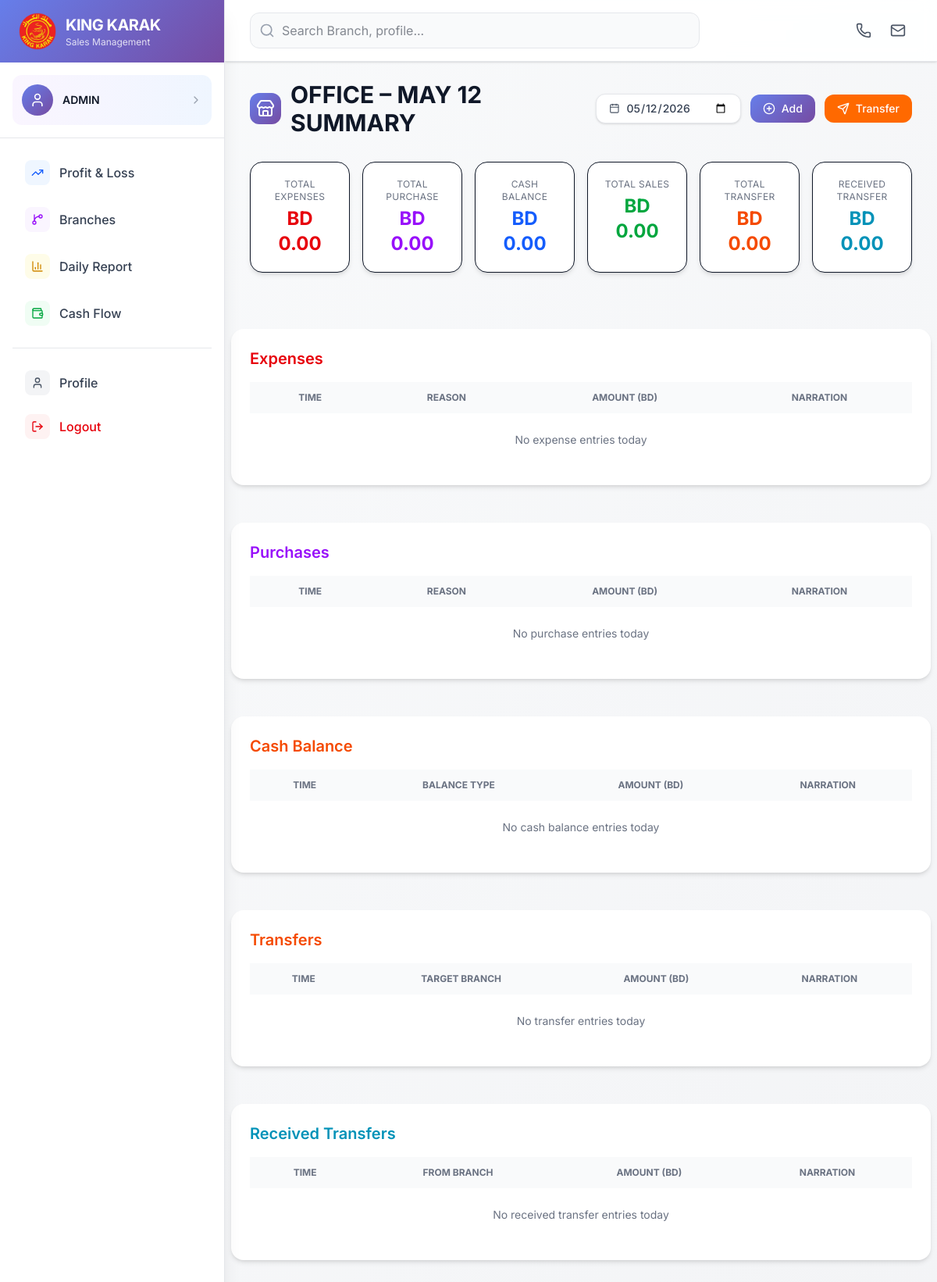
/branches/3/ (signed in), run on an earlier commit of the app's database.
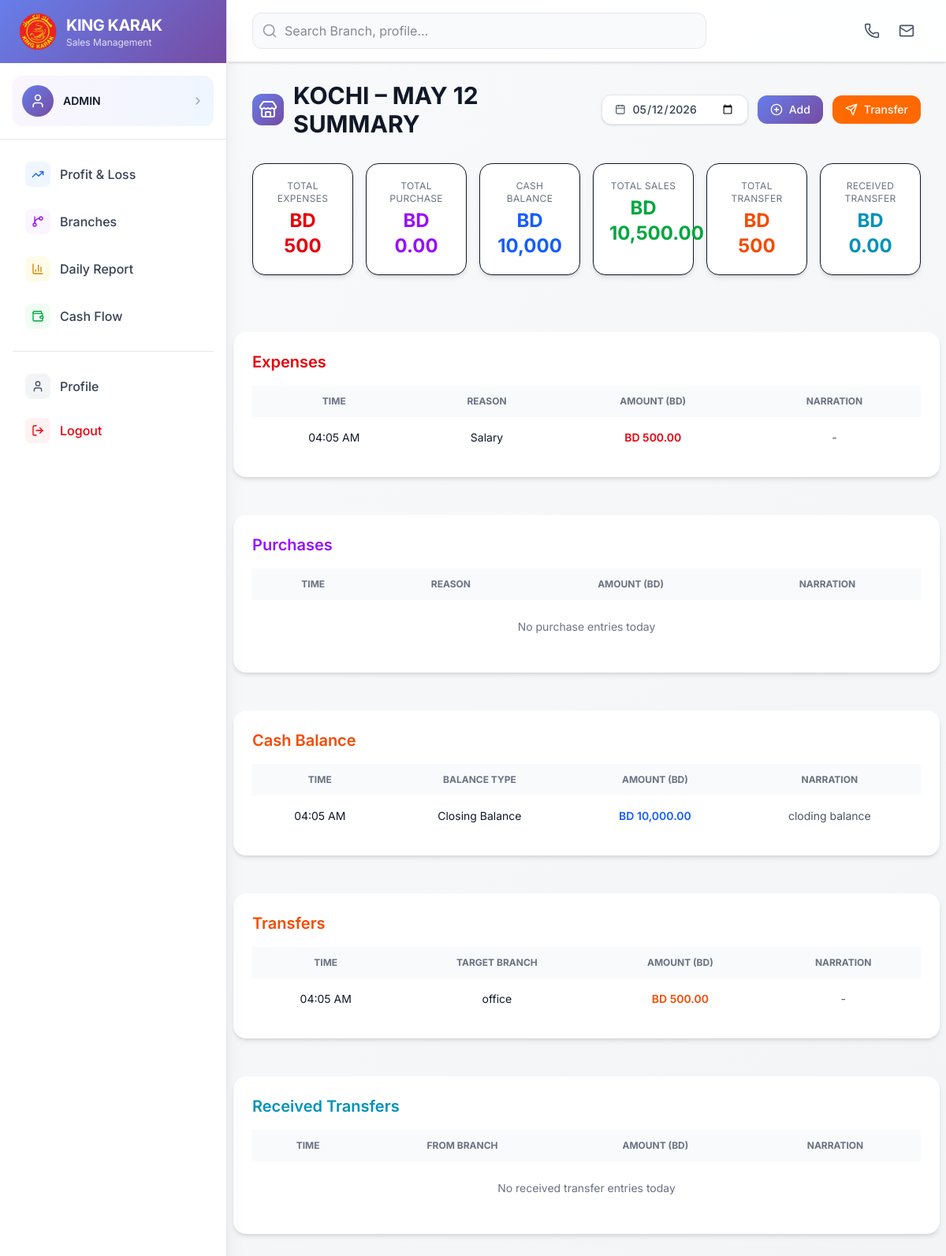
And on a later commit of the database.
### app/models.py (models this page shows, shortened)
class Branch(models.Model):
    name = models.CharField(max_length=255)
    location = models.CharField(max_length=255)
    user = models.OneToOneField(User, on_delete=models.CASCADE, related_name="branch_account")
    working_partnership = models.DecimalField(max_digits=5,  decimal_places=2,help_text="Enter percentage like 2.50 for 2.5%")

class Transaction(models.Model):
    PURCHASE_CATEGORY_CHOICES = (
        ("RAW", "Raw Material"),
        ("ASSET", "Asset Purchase"),
        ("INVENTORY", "Inventory"),
        ('OTHER', 'Other'),
    )
    EXPENSE_CATEGORY_CHOICES = (
        ("RENT", "Rent"),
        ("SALARY", "Salary"),
        ("UTILITY", "Utility"),
        ("MARKETING", "Marketing"),
        ('OTHER', 'Other'),
    )
    CASHBALANCE_CATEGORY_CHOICES = (
        ("OPENING", "Opening Balance"),
        ("CLOSING", "Closing Balance"),
        ('OTHER', 'Other'),
    )
    TRANSACTION_TYPE_CHOICES = (
        ("SALE", "Sales"),
        ("PURCHASE", "Purchase"),
        ("EXPENSE", "Expense"),
        ("CASHBALANCE", "Cash Balance"),
        ("TRANSFER", "Transfer"),
    )
    branch = models.ForeignKey(
        Branch, on_delete=models.CASCADE, related_name="transactions"
    )
    target_branch = models.ForeignKey(
        Branch, on_delete=models.SET_NULL, null=True, blank=True, related_name="received_transfers"
    )
    transaction_type = models.CharField(max_length=12, choices=TRANSACTION_TYPE_CHOICES
    )
    purchase_category = models.CharField(max_length=30, choices=PURCHASE_CATEGORY_CHOICES,null=True,blank=True
    )
    expense_category = models.CharField(max_length=30, choices=EXPENSE_CATEGORY_CHOICES,null=True,blank=True
    )
    cashbalance_category = models.CharField(max_length=30, choices=CASHBALANCE_CATEGORY_CHOICES,null=True,blank=True
    )
    amount = models.DecimalField(max_digits=10, decimal_places=2)
    description = models.TextField(null=True, blank=True)
    created_on = models.DateTimeField(default=timezone.now)

### app/views.py (the view, shortened to what this page needs)
# urls.py: path("branches/<int:branch_id>/", views.branch_detail, name="branch_detail"),
@login_required(login_url="login")
def branch_detail(request, branch_id):
    branch = get_object_or_404(Branch, id=branch_id)
    today = timezone.localdate()
    selected_date_str = request.GET.get("date")
    if selected_date_str:
        try:
            from datetime import datetime as dt
            selected_date = dt.strptime(selected_date_str, "%Y-%m-%d").date()
        except (ValueError, TypeError):
            selected_date = today
    else:
        selected_date = today
    start_of_day = timezone.make_aware(datetime.combine(selected_date, time.min))
    end_of_day = timezone.make_aware(datetime.combine(selected_date, time.max))
    transactions = Transaction.objects.filter(
        branch=branch,
        created_on__gte=start_of_day, created_on__lte=end_of_day
    ).order_by("-created_on")
    sales_transactions = transactions.filter(transaction_type="SALE")
    expense_transactions = transactions.filter(transaction_type="EXPENSE")
    purchase_transactions = transactions.filter(transaction_type="PURCHASE")
    cashbalance_transactions = transactions.filter(transaction_type="CASHBALANCE")
    transfer_transactions = transactions.filter(transaction_type="TRANSFER")
    totals = transactions.aggregate(
        total_sales=Sum(
            Case(
                When(transaction_type="SALE", then="amount"),
                default=Decimal("0.00"),
                output_field=DecimalField()
            )
        ),
        total_expense=Sum(
            Case(
                When(transaction_type="EXPENSE", then="amount"),
                default=Decimal("0.00"),
                output_field=DecimalField()
            )
        ),
        total_purchase=Sum(
            Case(
                When(transaction_type="PURCHASE", then="amount"),
                default=Decimal("0.00"),
                output_field=DecimalField()
            )
        ),
        total_cashbalance=Sum(
            Case(
                When(transaction_type="CASHBALANCE", then="amount"),
                default=Decimal("0.00"),
                output_field=DecimalField()
            )
        ),
        total_transfer=Sum(
            Case(
                When(transaction_type="TRANSFER", then="amount"),
                default=Decimal("0.00"),
                output_field=DecimalField()
            )
        ),
    )
    total_sales = totals["total_sales"] or Decimal("0.00")
    total_expense = totals["total_expense"] or Decimal("0.00")
    total_purchase = totals["total_purchase"] or Decimal("0.00")
    total_cashbalance = totals["total_cashbalance"] or Decimal("0.00")
    total_transfer = totals["total_transfer"] or Decimal("0.00")
    received_transfers_raw = sales_transactions.filter(description__startswith="Transfer from")
    total_received_transfer = received_transfers_raw.aggregate(
        total=Sum("amount", default=Decimal("0.00"))
    )["total"] or Decimal("0.00")
    received_transfers = []
    balance_total = total_purchase + total_expense + total_cashbalance
    context = {
        "branch": branch,
        "today": today,
        "selected_date": selected_date,
        "sales_transactions": sales_transactions,
        "expense_transactions": expense_transactions,
        "purchase_transactions": purchase_transactions,
        "cashbalance_transactions": cashbalance_transactions,
        "transfer_transactions": transfer_transactions,
        "received_transfers": received_transfers,
        "total_sales": total_sales,
        "total_expense": total_expense,
        "total_purchase": total_purchase,
        "total_cashbalance": total_cashbalance,
        "total_transfer": total_transfer,
        "total_received_transfer": total_received_transfer,
        "balance_total": balance_total,
    }
    return render(request, "owner/admin_branch_detail.html", context)

### app/templates/owner/admin_branch_detail.html (shortened to what the changed rows need)
{% extends "base.html" %}
{% load humanize %}
{% block content %}
<div class="space-y-8">
    <div class="flex flex-col gap-4 sm:flex-row sm:items-center sm:justify-between">
        <h1
            class="text-xl sm:text-3xl font-bold text-gray-900 flex items-center gap-3 uppercase text-center sm:text-left">
            <div class="w-10 h-10 rounded-xl gradient-primary flex items-center justify-center shrink-0">
                <i data-lucide="store" class="w-6 h-6 text-white"></i>
            </div>
            <span class="break-words">
                {{ branch.name }} – {{ selected_date|date:"M d" }} Summary
            </span>
        </h1>
    </div>
    <div class="grid grid-cols-2 sm:grid-cols-3 lg:grid-cols-6 gap-4">
        <div class="bg-white p-5 rounded-2xl shadow-md hover:shadow-lg transition text-center border">
            <h3 class="text-xs uppercase tracking-wide text-gray-500">Total Expenses</h3>
            <p class="mt-1 text-2xl font-bold text-red-600">
                BD {{ total_expense|intcomma }}
            </p>
        </div>
        <div class="bg-white p-5 rounded-2xl shadow-md hover:shadow-lg transition text-center border">
            <h3 class="text-xs uppercase tracking-wide text-gray-500">Cash Balance</h3>
            <p class="mt-1 text-2xl font-bold text-blue-600">
                BD {{ total_cashbalance|intcomma }}
            </p>
        </div>
        <div class="bg-white p-5 rounded-2xl shadow-md hover:shadow-lg transition text-center border">
            <h3 class="text-xs uppercase tracking-wide text-gray-500">Total Sales</h3>
            <p class="mt-1 text-2xl font-bold text-green-600">
                BD {{ balance_total|intcomma }}
            </p>
        </div>
        <div class="bg-white p-5 rounded-2xl shadow-md hover:shadow-lg transition text-center border">
            <h3 class="text-xs uppercase tracking-wide text-gray-500">Total Transfer</h3>
            <p class="mt-1 text-2xl font-bold text-orange-600">
                BD {{ total_transfer|intcomma }}
            </p>
        </div>
    </div>
</div>
</div>
<div class="bg-white rounded-2xl p-6 mx-2 my-12 shadow-md">
    <h2 class="text-xl font-semibold mb-4 text-red-600">Expenses</h2>
    <div class="overflow-x-auto">
        <table class="min-w-full border-collapse">
            <thead class="bg-gray-50">
                <tr class="text-xs uppercase text-gray-500">
                    <th class="px-6 py-3 text-center">Time</th>
                    <th class="px-6 py-3 text-center">Reason</th>
                    <th class="px-6 py-3 text-center">Amount (BD)</th>
                    <th class="px-6 py-3 text-center">Narration</th>
                </tr>
            </thead>
            <tbody class="divide-y text-sm">
                {% for t in expense_transactions %}
                <tr class="hover:bg-gray-50">
                    <td class="px-6 py-4 text-center whitespace-nowrap">
                        {{ t.created_on|date:"h:i A" }}
                    </td>
                    <td class="px-6 py-4 text-center">
                        {{ t.get_expense_category_display }}
                    </td>
                    <td class="px-6 py-4 text-center font-semibold text-red-600 whitespace-nowrap">
                        BD {{ t.amount|floatformat:2|intcomma }}
                    </td>
                    <td class="px-6 py-4 text-center text-gray-600">
                        {{ t.description|default:"-" }}
                    </td>
                </tr>
                {% empty %}
                <tr>
                    <td colspan="4" class="py-6 text-center text-gray-500">
                        No expense entries today
                    </td>
                </tr>
                {% endfor %}
            </tbody>
        </table>
    </div>
</div>
<div class="bg-white rounded-2xl p-6 mx-2 mb-12 shadow-md">
    <h2 class="text-xl font-semibold mb-4 text-purple-600">Purchases</h2>
    <div class="overflow-x-auto">
        <table class="min-w-full border-collapse">
            <thead class="bg-gray-50">
                <tr class="text-xs uppercase text-gray-500">
                    <th class="px-6 py-3 text-center">Time</th>
                    <th class="px-6 py-3 text-center">Reason</th>
                    <th class="px-6 py-3 text-center">Amount (BD)</th>
                    <th class="px-6 py-3 text-center">Narration</th>
                </tr>
            </thead>
        </table>
    </div>
</div>
<div class="bg-white rounded-2xl p-6 mx-2 mb-12 shadow-md">
    <h2 class="text-xl font-semibold mb-4 text-orange-600">Cash Balance</h2>
    <div class="overflow-x-auto">
        <table class="min-w-full border-collapse">
            <thead class="bg-gray-50">
                <tr class="text-xs uppercase text-gray-500">
                    <th class="px-6 py-3 text-center">Time</th>
                    <th class="px-6 py-3 text-center">Balance Type</th>
                    <th class="px-6 py-3 text-center">Amount (BD)</th>
                    <th class="px-6 py-3 text-center">Narration</th>
                </tr>
            </thead>
            <tbody class="divide-y text-sm">
                {% for t in cashbalance_transactions %}
                <tr class="hover:bg-gray-50">
                    <td class="px-6 py-4 text-center whitespace-nowrap">
                        {{ t.created_on|date:"h:i A" }}
                    </td>
                    <td class="px-6 py-4 text-center">
                        {{ t.get_cashbalance_category_display }}
                    </td>
                    <td class="px-6 py-4 text-center font-semibold text-blue-600 whitespace-nowrap">
                        BD {{ t.amount|floatformat:2|intcomma }}
                    </td>
                    <td class="px-6 py-4 text-center text-gray-600">
                        {{ t.description|default:"-" }}
                    </td>
                </tr>
                {% empty %}
                <tr>
                    <td colspan="4" class="py-6 text-center text-gray-500">
                        No cash balance entries today
                    </td>
                </tr>
                {% endfor %}
            </tbody>
        </table>
    </div>
</div>
<div class="bg-white rounded-2xl p-6 mx-2 mb-12 shadow-md">
    <h2 class="text-xl font-semibold mb-4 text-orange-600">Transfers</h2>
    <div class="overflow-x-auto">
        <table class="min-w-full border-collapse">
            <thead class="bg-gray-50">
                <tr class="text-xs uppercase text-gray-500">
                    <th class="px-6 py-3 text-center">Time</th>
                    <th class="px-6 py-3 text-center">Target Branch</th>
                    <th class="px-6 py-3 text-center">Amount (BD)</th>
                    <th class="px-6 py-3 text-center">Narration</th>
                </tr>
            </thead>
            <tbody class="divide-y text-sm">
                {% for t in transfer_transactions %}
                <tr class="hover:bg-gray-50">
                    <td class="px-6 py-4 text-center whitespace-nowrap">
                        {{ t.created_on|date:"h:i A" }}
                    </td>
                    <td class="px-6 py-4 text-center">
                        {{ t.target_branch.name }}
                    </td>
                    <td class="px-6 py-4 text-center font-semibold text-orange-600 whitespace-nowrap">
                        BD {{ t.amount|floatformat:2|intcomma }}
                    </td>
                    <td class="px-6 py-4 text-center text-gray-600">
                        {{ t.description|default:"-" }}
                    </td>
                </tr>
                {% empty %}
                <tr>
                    <td colspan="4" class="py-6 text-center text-gray-500">
                        No transfer entries today
                    </td>
                </tr>
                {% endfor %}
            </tbody>
        </table>
    </div>
</div>
<div class="bg-white rounded-2xl p-6 mx-2 mb-12 shadow-md">
    <h2 class="text-xl font-semibold mb-4 text-cyan-600">Received Transfers</h2>
    <div class="overflow-x-auto">
        <table class="min-w-full border-collapse">
            <thead class="bg-gray-50">
                <tr class="text-xs uppercase text-gray-500">
                    <th class="px-6 py-3 text-center">Time</th>
                    <th class="px-6 py-3 text-center">From Branch</th>
                    <th class="px-6 py-3 text-center">Amount (BD)</th>
                    <th class="px-6 py-3 text-center">Narration</th>
                </tr>
            </thead>
        </table>
    </div>
</div>
{% endblock %}

What changed in the data, as far as the page shows it:
changed Branch: name "OFFICE" → "KOCHI"
now on this page (row edited): Transaction: created_on "04:05 AM", expense_category "Salary", amount "500.00", description "-", shown under "Expenses"
now on this page (row edited): Transaction: created_on "04:05 AM", cashbalance_category "Closing Balance", amount "10,000.00", description "cloding balance", shown under "Cash Balance"
now on this page (row edited): Transaction: created_on "04:05 AM", target_branch.name "office", amount "500.00", description "-", shown under "Transfers"
Also different on the page:
{{ total_expense|intcomma }}: "0.00" → "500"
{{ total_cashbalance|intcomma }}: "0.00" → "10,000"
{{ balance_total|intcomma }}: "0.00" → "10,500.00"
{{ total_transfer|intcomma }}: "0.00" → "500"
text no longer shown: "No expense entries today No cash balance entries today No transfer entries today"
